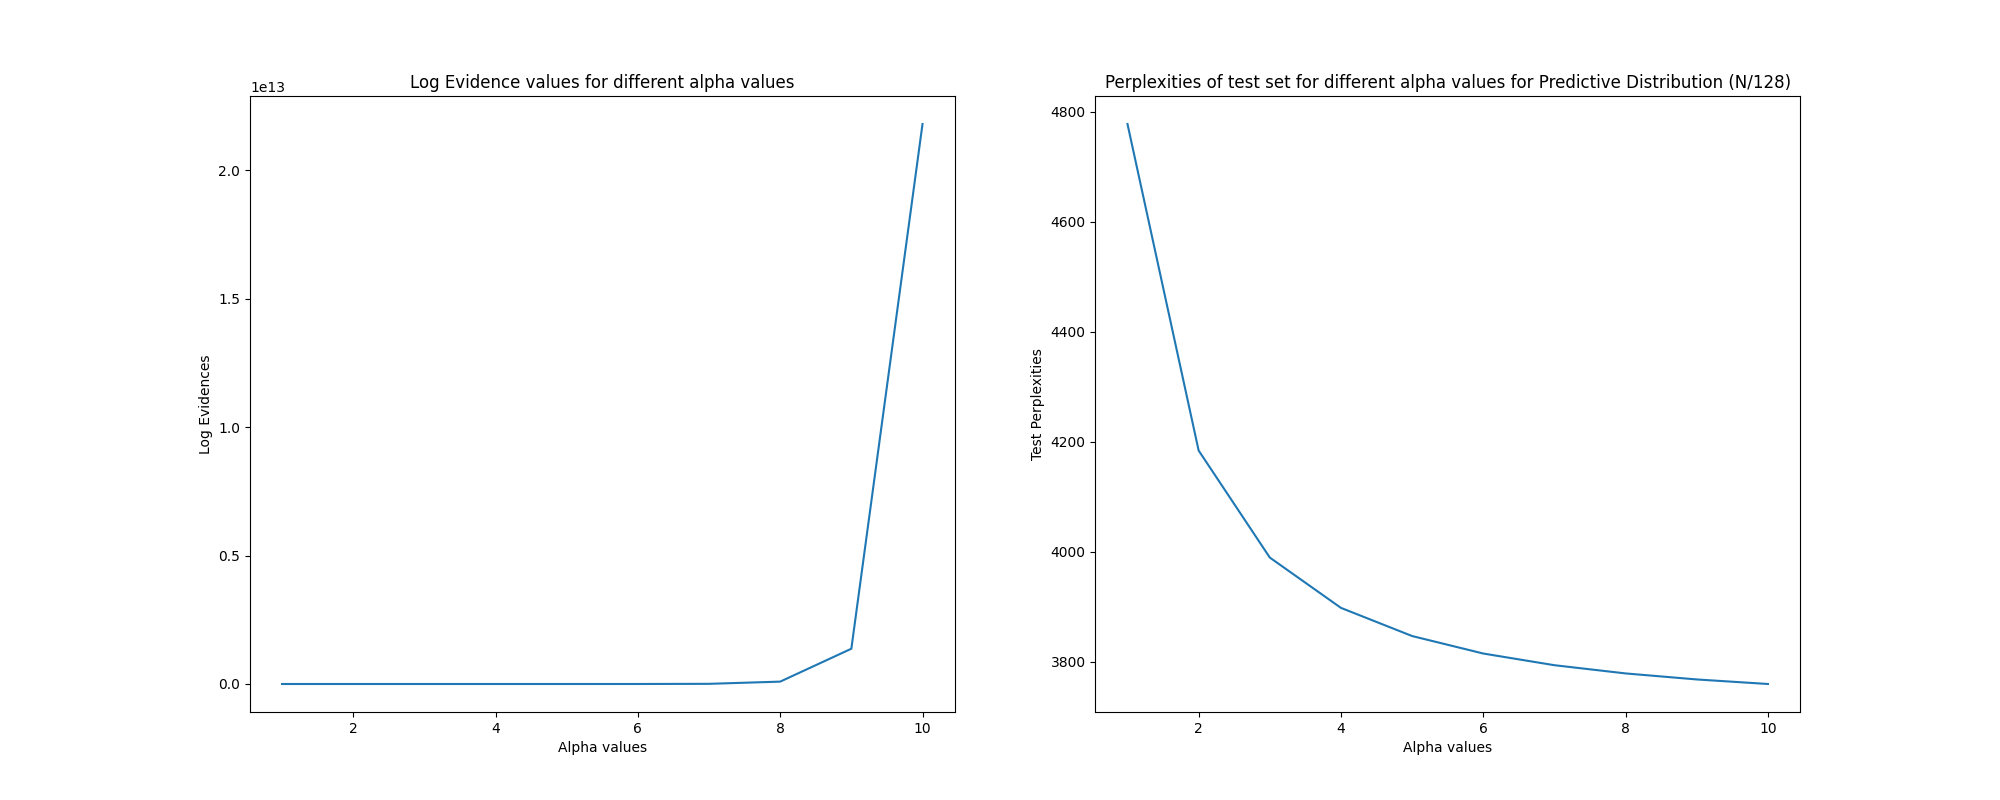

Write Python code to recreate this figure.
#Importing the required Modules.

import pandas as pd
import math
import matplotlib.pyplot as plt
import numpy as np

## Creating a global dictionary of words

dictionary_global = {}
log_evidences = []
perplexities_test = []
train_set = []
test_set = []
alpha_scalar = [i for i in range(1,11)]

#Importing train and test data

train_path = './pp1data/training_data.txt'
test_path = './pp1data/test_data.txt'
train_string = ""
test_string = ""

with open(train_path, 'r') as train:
    train_string = train.read()

with open(test_path, 'r') as test:
    test_string = test.read()

train_set = train_string.split(' ')
test_set = test_string.split(' ')

for i in train_set:
    if i not in dictionary_global.keys():
        dictionary_global[i] = 0

for i in test_set:
    if i not in dictionary_global.keys():
        dictionary_global[i] = 0

def plotresults():
    # plt.figure(figsize = (10,8))
    fig, axis = plt.subplots(1, 2, figsize=(20, 8))

    axis[1].plot(alpha_scalar, perplexities_test, label='test perplexities')

    axis[1].set(xlabel="Alpha values", ylabel="Test Perplexities",
                title="Perplexities of test set for different alpha values for Predictive Distribution (N/128)")

    # plt.plot(alpha_scalar, perplexities_test, label = 'test perplexities')

    axis[0].plot(alpha_scalar, log_evidences, label='log evidences')
    axis[0].set(xlabel='Alpha values', ylabel="Log Evidences",
                title='Log Evidence values for different alpha values')
    fig.savefig("Task2.png")
    # axis[1].savefig("TestP.png")
    return


def train_split(train_set, split):
    size = int(len(train_set)/ split)
    return train_set[:size]

def compute_evidence(split, alpha):

    train = train_split(train_set, split)
    ## Counting frequency of words in the given train split.

    dictionary_tmp = dictionary_global.copy()

    N = len(train)

    k_words = []

    for i in train:
        if i not in k_words:
            k_words.append(i)

    K = len(k_words)


    for word in train:
        dictionary_tmp[word]+=1

    #print(K)

    alpha_k = alpha
    alpha_0 = alpha_k*K

    term1 = math.log(math.factorial(alpha_0 - 1))

    term2 = 0.0
    cnt = 0
    for word in k_words:
        term2+= math.factorial(dictionary_tmp[word] + alpha_k - 1)
        #print(dictionary_tmp[word])
        cnt+=1

    term3 = math.log(math.factorial(alpha_0 + N - 1))

    term4 = K*math.factorial(alpha_k-1)

    log_evidence = term1 + term2 - term3 - term4

    return log_evidence

def Predictive_distribution(split, alpha):
    train = train_split(train_set, split)

    dictionary_tmp = dictionary_global.copy()


    for word in train:
        dictionary_tmp[word]+=1

    k_words = []

    for i in train:
        if i not in k_words:
            k_words.append(i)

    K = len(k_words)

    alpha_k = int(alpha)
    alpha_0 = alpha_k*K

    for word in train:
        dictionary_tmp[word]+=1

    ## Compute Probabilities

    prob_dict = {}

    length_train = len(train)

    denominator = int(length_train + alpha_0)

    for (word,freq) in dictionary_tmp.items():
        numerator = int(freq + alpha_k)
        prob_dict[word] = math.log(float(numerator/denominator))

    perplexity_train, perplexity_test = 0.0,0.0

    for word in train:
        perplexity_train+=prob_dict[word]

    perplexity_train = float(perplexity_train/length_train)
    perplexity_train = math.exp(-perplexity_train)

    ## Calculating perplexity for test_set

    for word in test_set:
        perplexity_test+=prob_dict[word]

    length_test = len(test_set)
    perplexity_test = float(perplexity_test/length_test)
    perplexity_test = math.exp(-perplexity_test)

   # print("   N/{0:<3d}    Predictive Distribution        {1:3.3f}                  {2:6.3f}"
   #       .format(split,perplexity_train, perplexity_test))
    return perplexity_train, perplexity_test

def model_selection():

    print("*----------------------------------------------------------------------------------*")
    print("*      Log evidence and test perplexities for different values of alpha prior      *")
    print("*----------------------------------------------------------------------------------*")
    print("\n")

    print("************************************************************************************")

    print("\033[1mAlpha Value               Log Evidence             Perplexity Test\033[0m    ")
    print("\n")
    for i in range(1,11):
        log_evidence = compute_evidence(128, i)
        log_evidences.append(log_evidence)
        p_train, p_test = Predictive_distribution(128, i)
        perplexities_test.append(p_test)
        print("    {0:<2d}                 {1:^20}          {2}".format(i,round(log_evidence,2), round(p_test,2)))
    print("************************************************************************************")

if __name__=='__main__':
    model_selection()
    plotresults()




